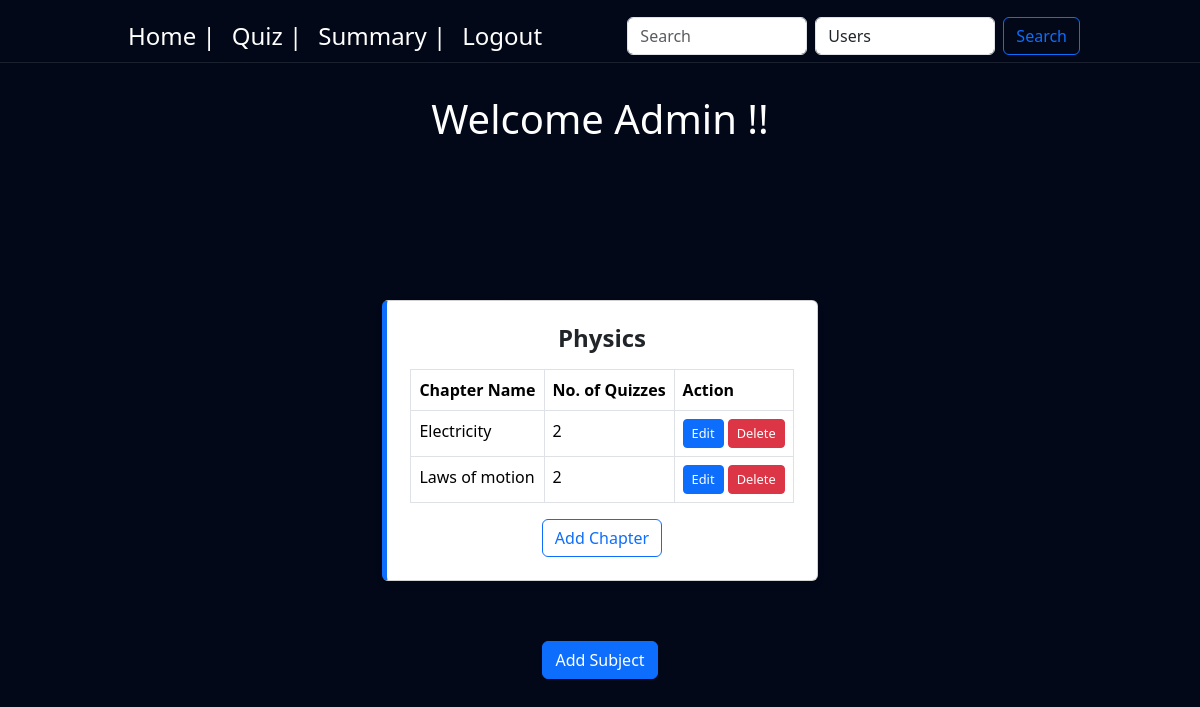
Screenshot of /home (signed in) with the database file from the repository.
### controller/models.py (models this page shows)
class Role(db.Model):
    id = db.Column(db.Integer, primary_key=True, autoincrement=True)
    name = db.Column(db.String(50), nullable=False)

class Subject(db.Model):
    id = db.Column(db.Integer, primary_key=True, autoincrement=True)
    name = db.Column(db.String(50), unique=True, nullable=False)
    description = db.Column(db.String(50))
    chapters = db.relationship('Chapter', backref='subject', lazy=True)

class Chapter(db.Model):
    id = db.Column(db.Integer, primary_key=True, autoincrement=True)
    name = db.Column(db.String(150), nullable=False)
    description = db.Column(db.String(500))
    subject_id = db.Column(db.Integer, db.ForeignKey('subject.id'), nullable=False)
    quizzes = db.relationship('Quiz', backref='chapter', lazy=True)

### controller/routes.py (the view)
@app.route('/home')
def home():
    subjects = Subject.query.options(db.joinedload(Subject.chapters)).all()
    return render_template('home.html', subjects=subjects)

### controller/models.py (called while the page is built)
    @property
    def is_admin(self):
        return any(role.name == 'admin' for role in self.roles)

### main.py (called while the page is built)
@login_manager.user_loader
def load_user(user_id):
    return User.query.get(int(user_id))

### templates/home.html (shortened to what this page needs)
<!DOCTYPE html>
<html lang="en">
<head>
    {% block bootstrap_css %}
    <link href="https://cdn.jsdelivr.net/npm/bootstrap@5.3.3/dist/css/bootstrap.min.css" rel="stylesheet"
>
    {% endblock %}
    {% block custom_css %}
    <link rel="stylesheet" href="{{ url_for('static', filename='styles.css') }}">
    {% endblock %}
</head>
<body>
    {% include 'navbar1.html' %}
    <div class="background">
        <div class="heading-sec">
            <h1>Welcome Admin !!</h1>
        </div>
        <div class="subjects-container">
            {% for subject in subjects %}
            <div class="card">
                <div class="card-body">
                    <h5 class="card-title" style="justify-content: center; text-align: center;">{{ subject.name }}</h5>
                    <table class="table table-bordered mt-3">
                        <thead>
                            <tr>
                                <th>Chapter Name</th>
                                <th>No. of Quizzes</th>
                                <th>Action</th>
                            </tr>
                        </thead>
                        <tbody>
                            {% for chapter in subject.chapters %}
                            <tr>
                                <td>{{ chapter.name }}</td>
                                <td>{{ chapter.quizzes|length }}</td>
                                <td>
                                    <a href="{{ url_for('edit_chapter', chapter_id=chapter.id) }}" class="btn btn-sm btn-primary">Edit</a>
                                    <form action="{{ url_for('delete_chapter', chapter_id=chapter.id) }}" method="POST"
                                        style="display:inline;" onsubmit="return confirm('Are you sure you want to delete this chapter?');">
                                        <button type="submit" class="btn btn-sm btn-danger">Delete</button>
                                    </form>
                                </td>
                            </tr>
                            {% endfor %}
                        </tbody>
                    </table>
                    <center><a href="{{ url_for('chapter', subject_id=subject.id) }}" class="btn btn-outline-primary">Add Chapter</a></center>
                </div>
            </div>
            {% endfor %}
        </div>
<center><a href="{{ url_for('subject') }}" class="btn btn-primary">Add Subject</a></center>
    </div>
</body>
</html>

### templates/navbar1.html (shortened to what this page needs)
<nav class="navbar navbar-expand-lg fixed-top" style="padding: 0 108px; margin-top: 10px; margin-bottom: 15px;">
    <div class="container-fluid">
      <div class="collapse navbar-collapse" id="navbarSupportedContent">
        <ul class="navbar-nav me-auto mb-2 mb-lg-0">
          <li class="nav-item">
            <a class="nav-link active" aria-current="page" href="home" style="font-size: x-large;">Home | </a>
          </li>
          <li class="nav-item">
            <a class="nav-link" href="quiz-list" style="font-size: x-large;">Quiz | </a>
          </li>
          <li class="nav-item">
            <a class="nav-link" href="admin/summary" style="font-size: x-large;">Summary | </a>
          </li>
          <li class="nav-item">
            <a class="nav-link" href="logout" style="font-size: x-large;">Logout</a>
          </li>
        </ul>
        <form class="d-flex" role="search" onsubmit="event.preventDefault(); performNavbarSearch();">
          <input class="form-control me-2" type="search" id="navbarSearchQuery" placeholder="Search" aria-label="Search">
          <select id="navbarSearchFilter" class="form-control me-2">
              {% if current_user.is_admin %}
                  <option value="users">Users</option>
              {% else %}
                  <option value="subjects">Subjects</option>
                  <option value="quizzes">Quizzes</option>
              {% endif %}
          </select>
          <button class="btn btn-outline-primary" type="submit">Search</button>
      </form>
  </div>
</div>
</nav>

### static/styles.css (style rules this page uses)
html, body { height: 100%; margin: 0; padding: 0; overflow-x: auto; background: #020817 ; background-size: 400% 400%; backdrop-filter: blur(10px); scroll-behavior: smooth; }
.navbar { background: #020817 !important; backdrop-filter: blur(10px); border-bottom: 1px solid rgba(255, 255, 255, 0.1); }
.navbar .nav-link, .navbar-brand { color: white !important; }

### templates/home.html (style rules this page uses)
.heading-sec { padding-top: 5px; display: flex; justify-content: center; align-items: center; height: 30vh; color: white; font-size: 50px; font-weight: 800; background: #020817 !important; backdrop-filter: blur(10px); text-align: center; }
.btn-primary { background-color: #0d6efd; border-color: #0d6efd; position: relative; }
.subjects-container { display: flex; justify-content: center; flex-wrap: wrap; gap: 20px; padding: 20px; }
.card { border-left: 5px solid #0d6efd; box-shadow: 0px 4px 6px rgba(0, 0, 0, 0.1); width: fit-content; margin: 40px auto; padding: 7px; }
.card-title { font-weight: bold; font-size: 1.5rem; }
.table { margin-top: 15px; }
.btn-sm { font-size: 0.8rem; }

### rows the page displays
Role: name "Users"
Subject: name "Physics"
Chapter: name "Electricity", quizzes|length "2"
Chapter: name "Laws of motion", quizzes|length "2"
